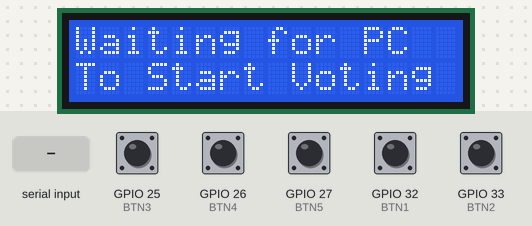
Bench run of a sketch on a simulated ESP32. Parts: 16×2 character LCD. The inputs (shaded band) are chosen by the test bench; at power-on: GPIO 25 (BTN3), GPIO 26 (BTN4), GPIO 27 (BTN5), GPIO 32 (BTN1), GPIO 33 (BTN2) LOW. What the sketch prints to the serial monitor is not drawn.

Above: at 3.2 s.
3.3 s: "PC_READY\n" received over Serial
At 4.3 s:
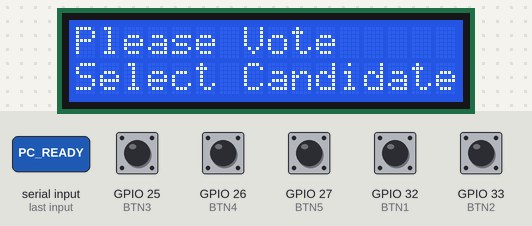
6.3 s: GPIO 25 (BTN3) pulled HIGH for 0.15 s
At 6.8 s:
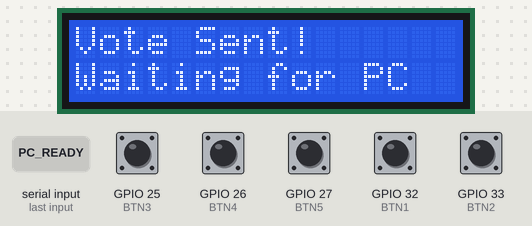
7.9 s: "ACK:VOTE_OK\n" received over Serial
At 8.7 s:
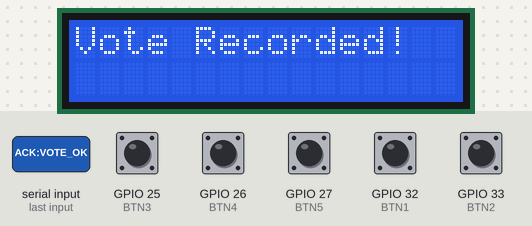
10.9 s: "ACK:VOTE_ERROR\n" received over Serial
At 12.3 s:
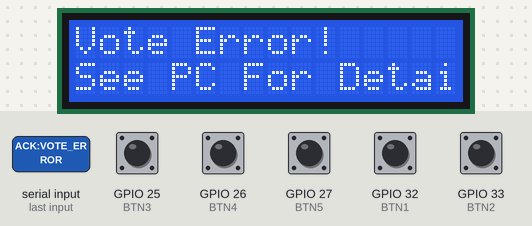
13.9 s: "PC_READY\n" received over Serial
At 15.0 s:
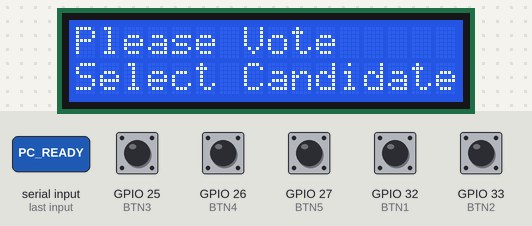
16.9 s: GPIO 25 (BTN3) pulled HIGH for 1 s
At 17.2 s:
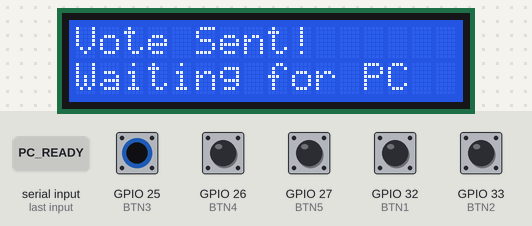
Timing chart, 0 to 19.9 s (numbered marks = the images above; inputs shaded):
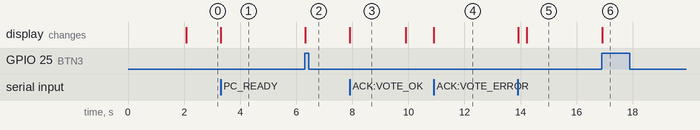

Measured:
- after the input at 3.3 s, the display: changes at once (image 1)
- after the input at 6.3 s, the display: changes at once (image 2)
- after the input at 7.9 s, the display: changes at once (image 3)
- after the input at 10.9 s, the display: changes at once (image 4)
- after the input at 13.9 s, the display: first differs from a run without the input after 0.31 s (image 5)
- after the input at 16.9 s, the display: changes at once (image 6)
- what the display in image 3 shows lasts 2.0 s, from 7.9 s to 9.9 s

The sketch:

Version_3.ino
```cpp
#include <LiquidCrystal.h>

// Define LCD pins
#define RS 19
#define EN 23
#define D4 18
#define D5 17
#define D6 16
#define D7 15

// Define button pins
#define BTN1 32
#define BTN2 33
#define BTN3 25
#define BTN4 26
#define BTN5 27

LiquidCrystal lcd(RS, EN, D4, D5, D6, D7);

// State variable for the EVM
enum EVM_STATE {
    WAITING_FOR_VOTER,
    VOTE_PENDING,
    VOTE_CONFIRMED,
    ERROR_STATE
};

EVM_STATE currentEVMState = WAITING_FOR_VOTER;
int currentCandidateVote = 0;
unsigned long lastButtonPressTime = 0;
const unsigned long DEBOUNCE_DELAY = 100; // milliseconds
const unsigned long VOTE_LOCKOUT_DELAY = 5000; // 5 seconds to prevent rapid double votes

void setup() {
    Serial.begin(115200);
    lcd.begin(16, 2);

    // Clear initial LCD message after setup
    lcd.clear();
    lcd.setCursor(0, 0);
    lcd.print("EVM Initializing...");
    delay(2000);
    lcd.clear();

    pinMode(BTN1, INPUT_PULLDOWN);
    pinMode(BTN2, INPUT_PULLDOWN);
    pinMode(BTN3, INPUT_PULLDOWN);
    pinMode(BTN4, INPUT_PULLDOWN);
    pinMode(BTN5, INPUT_PULLDOWN);

    Serial.println("EVM_READY"); // Signal to PC that EVM is online and ready
    lcd.setCursor(0, 0);
    lcd.print("Waiting for PC");
    lcd.setCursor(0, 1);
    lcd.print("To Start Voting");
    currentEVMState = WAITING_FOR_VOTER; // Set initial state
}

void loop() {
    // --- FIX: Declare votedCandidate here, outside the switch ---
    int votedCandidate = 0;
    // --- End FIX ---

    handleSerialCommunication(); // Check for commands from PC

    switch (currentEVMState) {
        case WAITING_FOR_VOTER:
            // Display message: "Waiting for PC to authorize next voter"
            // Handled in setup for now, but could be dynamic
            break;

        case VOTE_PENDING:
            // Display "Please Vote"
            lcd.clear();
            lcd.setCursor(0, 0);
            lcd.print("Please Vote");
            lcd.setCursor(0, 1);
            lcd.print("Select Candidate");

            // Debounce logic: only read button if enough time has passed since last press
            if ((millis() - lastButtonPressTime) > DEBOUNCE_DELAY) {
                if (digitalRead(BTN1) == HIGH) votedCandidate = 1;
                else if (digitalRead(BTN2) == HIGH) votedCandidate = 2;
                else if (digitalRead(BTN3) == HIGH) votedCandidate = 3;
                else if (digitalRead(BTN4) == HIGH) votedCandidate = 4;
                else if (digitalRead(BTN5) == HIGH) votedCandidate = 5;

                if (votedCandidate > 0) {
                    currentCandidateVote = votedCandidate;
                    displayVote(currentCandidateVote); // Show vote on LCD

                    // Send vote data to PC
                    // Format: VOTE:<Candidate_ID>\n
                    // The PC will assign the Voter_ID based on its session management
                    Serial.print("VOTE:");
                    Serial.println(currentCandidateVote);

                    // Immediately transition to VOTE_CONFIRMED and wait for PC ACK
                    currentEVMState = VOTE_CONFIRMED;
                    lcd.clear();
                    lcd.setCursor(0, 0);
                    lcd.print("Vote Sent!");
                    lcd.setCursor(0, 1);
                    lcd.print("Waiting for PC");
                }
            }
            break;

        case VOTE_CONFIRMED:
            // Waiting for "ACK:VOTE_OK" or "ACK:ERROR" from PC
            // This state is managed by handleSerialCommunication()
            break;

        case ERROR_STATE:
            lcd.clear();
            lcd.setCursor(0, 0);
            lcd.print("EVM Error!");
            lcd.setCursor(0, 1);
            lcd.print("Restart PC App");
            // Optionally, try to re-initialize or signal PC for help
            break;
    }
}

void displayVote(int candidate) {
    lcd.clear();
    lcd.setCursor(0, 0);
    lcd.print("You voted for");
    lcd.setCursor(0, 1);
    lcd.print("Candidate ");
    lcd.print(candidate);
}

void handleSerialCommunication() {
    if (Serial.available()) {
        String command = Serial.readStringUntil('\n');
        command.trim(); // Remove any whitespace

        if (command == "PC_READY") {
            // PC is ready, allow a voter to vote
            if (currentEVMState == WAITING_FOR_VOTER || currentEVMState == VOTE_CONFIRMED) {
                currentEVMState = VOTE_PENDING;
                lastButtonPressTime = millis(); // Reset debounce timer
                lcd.clear();
                lcd.setCursor(0, 0);
                lcd.print("Voter Ready!");
                lcd.setCursor(0, 1);
                lcd.print("Please Vote");
                Serial.println("EVM:VOTER_SLOT_OPEN"); // Confirm to PC that EVM is ready for vote
            }
        } else if (command == "ACK:VOTE_OK") {
            // PC confirmed the vote was processed successfully
            lcd.clear();
            lcd.setCursor(0, 0);
            lcd.print("Vote Recorded!");
            delay(2000); // Display for 2 seconds
            lcd.clear();
            lcd.setCursor(0, 0);
            lcd.print("Waiting for PC");
            lcd.setCursor(0, 1);
            lcd.print("To Start Voting");
            currentEVMState = WAITING_FOR_VOTER; // Go back to waiting for next voter
            Serial.println("EVM_READY"); // Signal back to PC, EVM is back to idle
        } else if (command == "ACK:VOTE_ERROR") {
            // PC reported an error with the vote (e.g., duplicate voter, ineligible)
            lcd.clear();
            lcd.setCursor(0, 0);
            lcd.print("Vote Error!");
            lcd.setCursor(0, 1);
            lcd.print("See PC For Details");
            delay(3000); // Display for 3 seconds
            lcd.clear();
            lcd.setCursor(0, 0);
            lcd.print("Waiting for PC");
            lcd.setCursor(0, 1);
            lcd.print("To Start Voting");
            currentEVMState = WAITING_FOR_VOTER; // Go back to waiting for next voter
            Serial.println("EVM_READY"); // Signal back to PC, EVM is back to idle
        }
        // You can add more commands here, e.g., "RESET_EVM", "DISPLAY_MESSAGE:..."
    }
}
```
